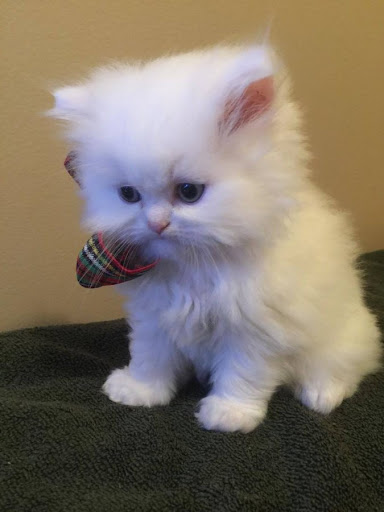
#> input picture persianCat.jpg, 384 x 512 px, found by its file name
$ jupyter execute 2_getting_and_setting_pixels.ipynb
#> lines starting #> are read from the running program, lines starting #| are printed output that depends on the picture
<a href="https://colab.research.google.com/github/reeda23/Open-CV101-OpenCV-Basics/blob/main/2_getting_and_setting_pixels.ipynb" target="_parent"></a>

[cell 1]
#imprting packages to be used
import matplotlib.pyplot as plt
import cv2

[cell 2]
#loading image

image = cv2.imread("/content/drive/MyDrive/OpenCV101 - Basics of OpenCV/persianCat.jpg")
#> image is the input picture: shape (512, 384, 3); mean B, G, R 104.1, 117.3, 128.4

[cell 3]
(h,w) = image.shape[:2]
#> h = 512; w = 384

[cell 4]
image = cv2.cvtColor(image, cv2.COLOR_BGR2RGB)
plt.title("Persian Cat")
plt.imshow(image)

[cell 5]
# Consider images as numpy arrays
# Origin of the image is at (0,0) which is the top left most corner

(b,g,r) = image[0,0]
#> b = 171; g = 145; r = 94
print("Pixel at (0, 0) - Red {}, Green {}, Blue {}".format(r,g,b))
#| Pixel at (0, 0) - Red 94, Green 145, Blue 171

[cell 6]
#accessing the pixels located at x = 50 and y = 20
(b,g,r) = image[20,50]  # we write this as 20 first and 50 latter because y are the rows and x are the cololumns
#> b = 172; g = 143; r = 99

print("Pixel at (50, 20) - Red {}, Green {}, Blue {}".format(r,g,b))
#| Pixel at (50, 20) - Red 99, Green 143, Blue 172

[cell 7]
image[20,50] = (0,0,255)
#> image: shape (512, 384, 3); mean R, G, B 128.4, 117.3, 104.1
(b, g , r) = image[20,50]
#> b = 0; g = 0; r = 255

[cell 8]
plt.title("Cat")
plt.imshow(image)

[cell 9]
print("Pixel at (50, 20) - Red: {}, Green: {}, Blue: {}".format(r, g, b))
#| Pixel at (50, 20) - Red: 255, Green: 0, Blue: 0

[cell 10]
#computing the center of the image

(cX, cY) = (w//2, h//2)
#> cX = 192; cY = 256

[cell 11]
#extracting top left corner of the image

tl = image[0:cY, 0:cX]
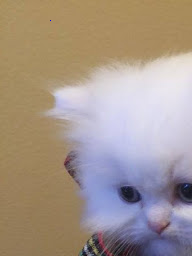
#> tl: shape (256, 192, 3); mean R, G, B 164.7, 150, 139.8
plt.imshow(tl)
plt.title("Top left corner")

[cell 12]
tr = image[0:cY, cX:w]
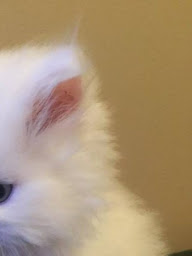
#> tr: shape (256, 192, 3); mean R, G, B 172.5, 150, 120.5
plt.imshow(tr)
plt.title("Top right corner")

[cell 13]
bl = image[cY:h, 0:cX]
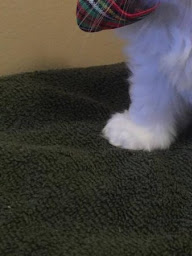
#> bl: shape (256, 192, 3); mean R, G, B 67.9, 65.1, 61
plt.imshow(bl)
plt.title("Bottom left corner")

[cell 14]
br = image[cY:h, cX:w]
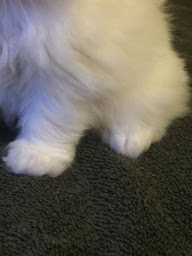
#> br: shape (256, 192, 3); mean R, G, B 108.2, 104, 95.1
plt.imshow(br)
plt.title("Bottom right corner")

$ run again, with adrian.png saved as persianCat.jpg
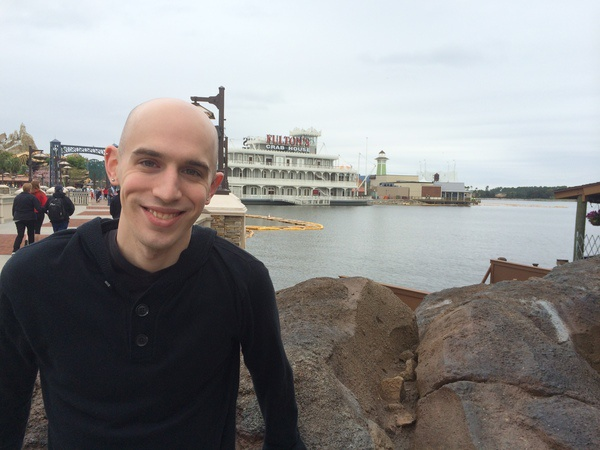
#> input picture adrian.png, 600 x 450 px, found by its file name
#> image is the input picture: shape (450, 600, 3); mean B, G, R 139.8, 140.1, 141
#> `(b,g,r) = image[0,0]`: b = 232; g = 241; r = 248
#| Pixel at (0, 0) - Red 248, Green 241, Blue 232
#> `(b,g,r) = image[20,50]`: b = 229; g = 238; r = 245
#| Pixel at (50, 20) - Red 245, Green 238, Blue 229
#> `(b, g , r) = image[20,50]`: b = 0; r = 255
#| Pixel at (50, 20) - Red: 255, Green: 0, Blue: 0
#> `bl = image[cY:h, 0:cX]`:
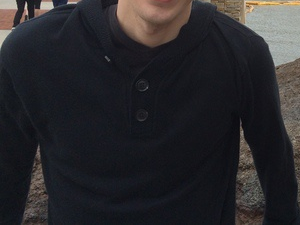
#> bl: shape (225, 300, 3); mean R, G, B 41.7, 40.7, 43.7
#> `br = image[cY:h, cX:w]`:
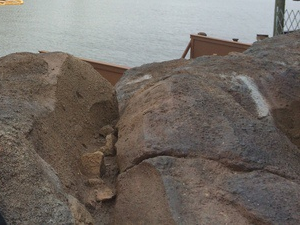
#> br: shape (225, 300, 3); mean R, G, B 115.1, 108, 101.8

$ run again, with grand_canyon.png saved as persianCat.jpg
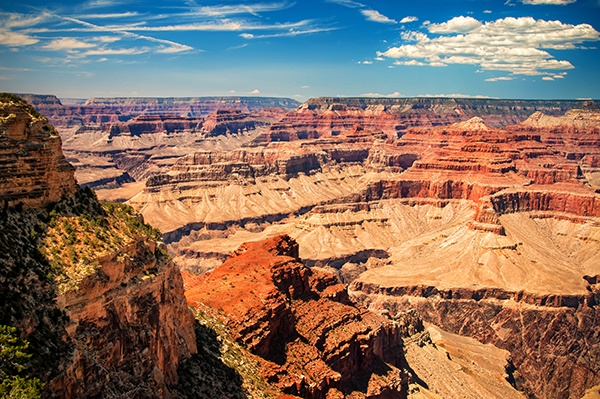
#> input picture grand_canyon.png, 600 x 399 px, found by its file name
#> image is the input picture: shape (399, 600, 3); mean B, G, R 97.6, 113.2, 138.3
#> `(b,g,r) = image[0,0]`: b = 4; g = 71; r = 114
#| Pixel at (0, 0) - Red 114, Green 71, Blue 4
#> `(b,g,r) = image[20,50]`: b = 72; g = 125; r = 156
#| Pixel at (50, 20) - Red 156, Green 125, Blue 72
#> `(b, g , r) = image[20,50]`: b = 0; r = 255
#| Pixel at (50, 20) - Red: 255, Green: 0, Blue: 0
#> `bl = image[cY:h, 0:cX]`:
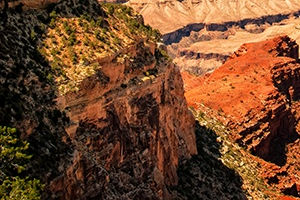
#> bl: shape (200, 300, 3); mean R, G, B 112.2, 70.7, 42.1
#> `br = image[cY:h, cX:w]`:
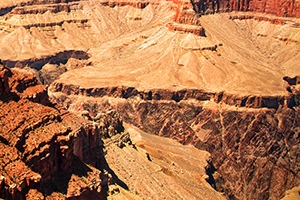
#> br: shape (200, 300, 3); mean R, G, B 176.7, 119.2, 79.2
